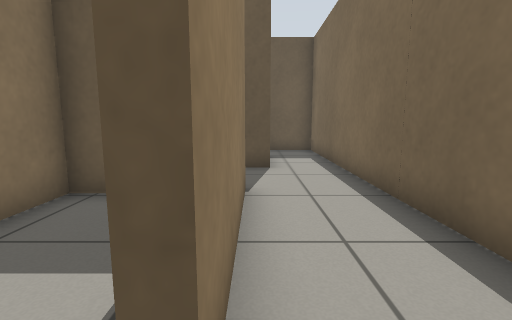
view 1 (above)

13 first-person views from a walk through a Gazebo world. The camera is 0.68 m above the floor, tilts 8° down and sees 85° across. The floor is counted in squares, 0.5 m on a side. Each view is taken from the middle of a square. On the plan, view 1 faces up. The plan holds only what a view shows up to about 13 squares ahead; the rest is blank.

view 2
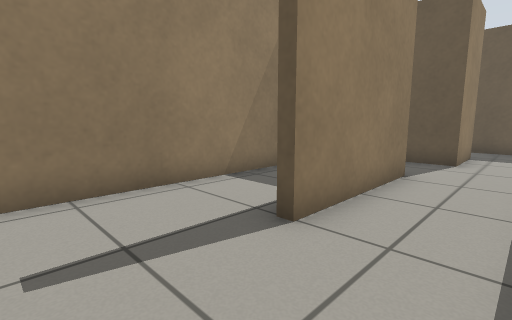

view 3
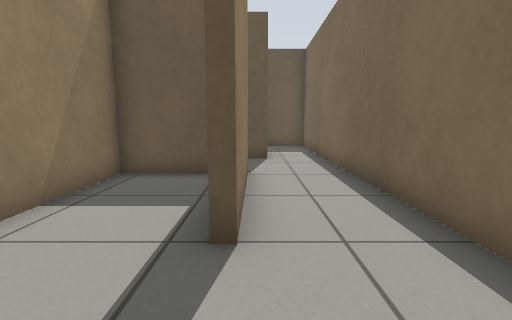

view 4
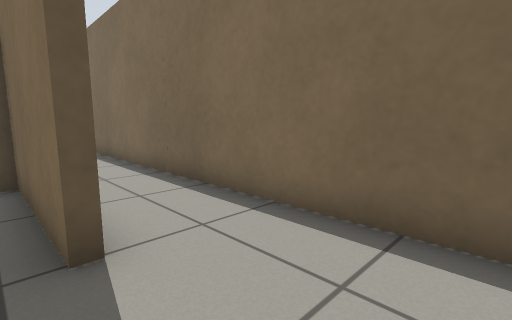

view 5
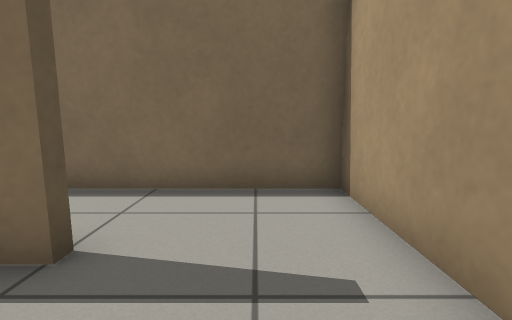

view 6
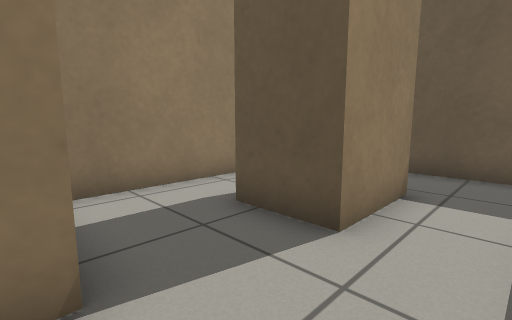

view 7
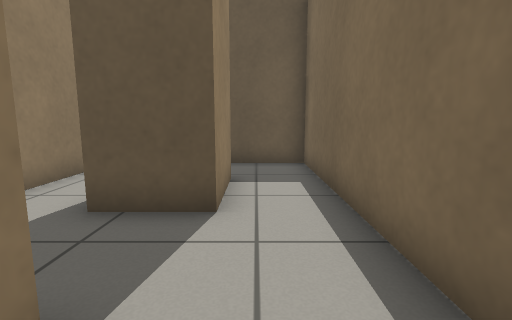

view 8
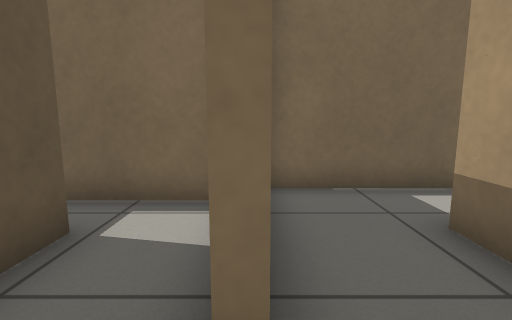

view 9
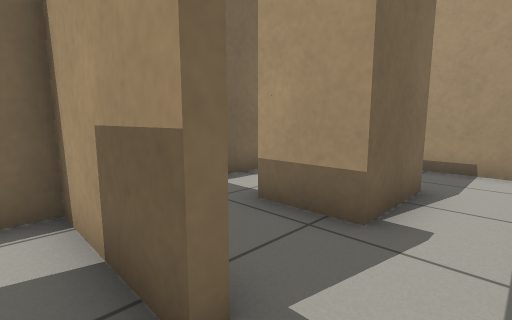

view 10
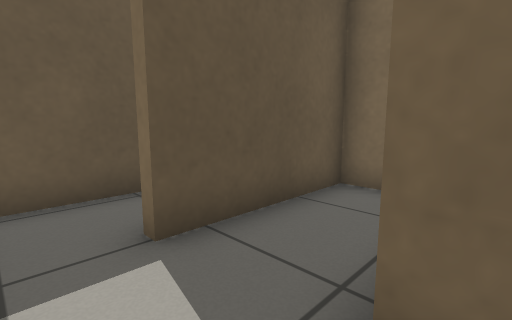

view 11
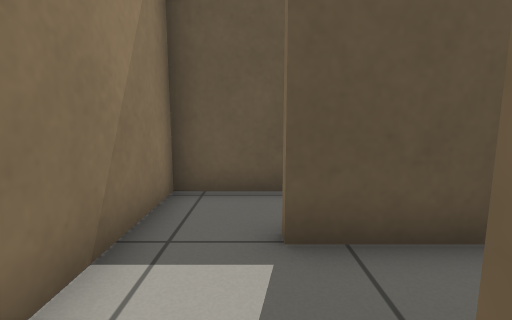

view 12
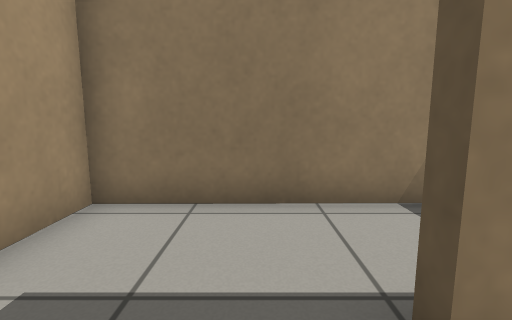

view 13
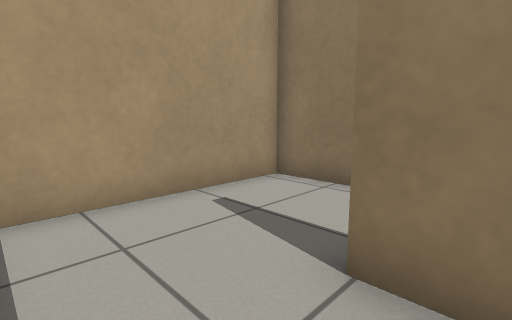

### Floor plan
Ten units are one square. View 1 is at (0, 0); x grows to the right and y downward. Boxes are objects, and circles mark ways between rooms. Rooms are numbered by the first view taken in them; rooms with no view inside come last. Other rooms are left out.
<svg viewBox="-41 -167 71 199">
<path fill="none" stroke="#000" d="M-2 -9 -5 -9 -5 -51 -35 -51 -35 27 5 27M-2 -55 -2 -9M4 -105 4 -80M5 27 25 27 25 -129 6 -129M-18 -132 4 -132M4 -153 -36 -153 -36 -126M4 -80 -15 -80 -15 -105 4 -105M-28 -54 -9 -54M-36 -126 -35 -60M6 -129 -18 -129M4 -132 16 -132 16 -162"/>
<circle cx="0" cy="10" r="3" fill="#2a7"/>
<circle cx="-5" cy="-115" r="3" fill="#2a7"/>
<circle cx="-5" cy="-65" r="3" fill="#2a7"/>
<circle cx="-25" cy="-130" r="3" fill="#2a7"/>
<circle cx="-5" cy="-140" r="3" fill="#2a7"/>
<text x="-20" y="-10">1</text>
<text x="10" y="-50">2</text>
<text x="-20" y="-140">3</text>
<text x="-20" y="-90">4</text>
<text x="10" y="-150">5</text>
</svg>
Room 1 opens to room 2. Room 2 opens to room 4. Room 3 opens to room 4. Room 3 opens to room 5.

Where each view was taken, in squares from view 1:
view 1: 0 up, 0 right, facing up
view 2: 2 down, 2 right, facing up-left
view 3: 2 down, 0 right, facing up
view 4: 2 down, 1 left, facing up-right
view 5: 1 down, 3 left, facing right
view 6: 5 up, 2 right, facing up-left
view 7: 4 up, 1 right, facing up
view 8: 13 up, 3 left, facing right
view 9: 14 up, 3 left, facing down-right
view 10: 10 up, 3 left, facing up-right
view 11: 10 up, 2 left, facing up
view 12: 0 up, 1 right, facing left
view 13: 2 up, 2 right, facing down-left
